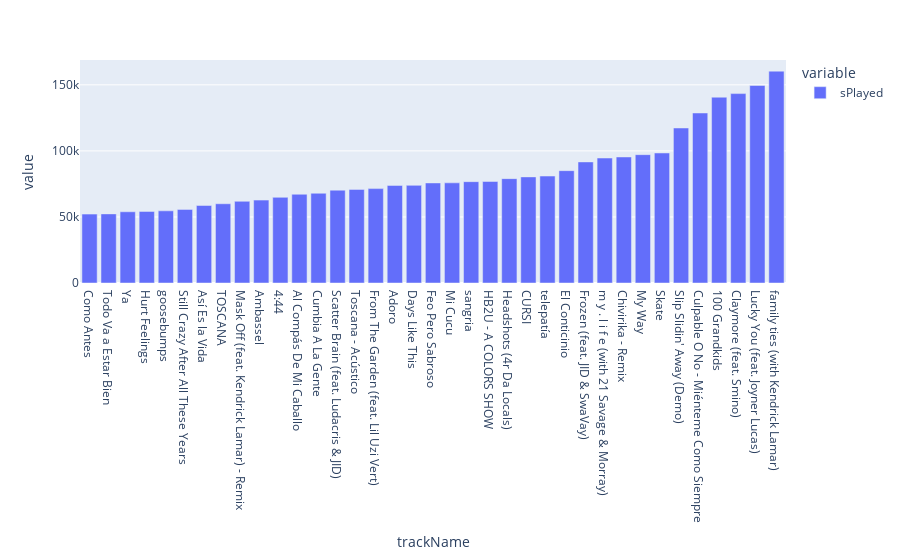

Notebook code for this chart:
### Code cell
#We don't want to plot every single song, only the most played.
most_played_songs = songs_played[songs_played > 50000].sort_values()
test = px.bar(most_played_songs)
test.show()

### Figure 1 — Plotly figure (JSON) as saved in the notebook; plotly's stock layout.template omitted (floating-point values rounded to 4 significant figures)
{"data": [{"alignmentgroup": "True", "hovertemplate": "variable=sPlayed<br>trackName=%{x}<br>value=%{y}<extra></extra>", "legendgroup": "sPlayed", "marker": {"color": "#636efa"}, "name": "sPlayed", "offsetgroup": "sPlayed", "orientation": "v", "showlegend": true, "textposition": "auto", "type": "bar", "x": ["Como Antes", "Todo Va a Estar Bien", "Ya", "Hurt Feelings", "goosebumps", "Still Crazy After All These Years", "Así Es la Vida", "TOSCANA", "Mask Off (feat. Kendrick Lamar) - Remix", "Ambassel", "4:44", "Al Compás De Mi Caballo", "Cumbia A La Gente", "Scatter Brain (feat. Ludacris & JID)", "Toscana - Acústico", "From The Garden (feat. Lil Uzi Vert)", "Adoro", "Days Like This", "Feo Pero Sabroso", "Mi Cucu", "sangria", "HB2U - A COLORS SHOW", "Headshots (4r Da Locals)", "CURSI", "telepatía", "El Conticinio", "Frozen (feat. JID & SwaVay)", "m y . l i f e (with 21 Savage & Morray)", "Chivirika - Remix", "My Way", "Skate", "Slip Slidin' Away (Demo)", "Culpable O No - Miénteme Como Siempre", "100 Grandkids", "Claymore (feat. Smino)", "Lucky You (feat. Joyner Lucas)", "family ties (with Kendrick Lamar)"], "xaxis": "x", "y": [52138, 52317, 53919, 54193, 54622, 55720, 58682, 59983, 61847, 62752, 64841, 67172, 67947, 70282, 70859, 71443, 73871, 73912, 75748, 75816, 76708, 76866, 78995, 80332, 80962, 85040, 91662, 94600, 95413, 97162, 98417, 117336, 128697, 140645, 143372, 149506, 160366], "yaxis": "y"}], "layout": {"barmode": "relative", "legend": {"title": {"text": "variable"}, "tracegroupgap": 0}, "margin": {"t": 60}, "xaxis": {"anchor": "y", "domain": [0, 1], "title": {"text": "trackName"}}, "yaxis": {"anchor": "x", "domain": [0, 1], "title": {"text": "value"}}}}
